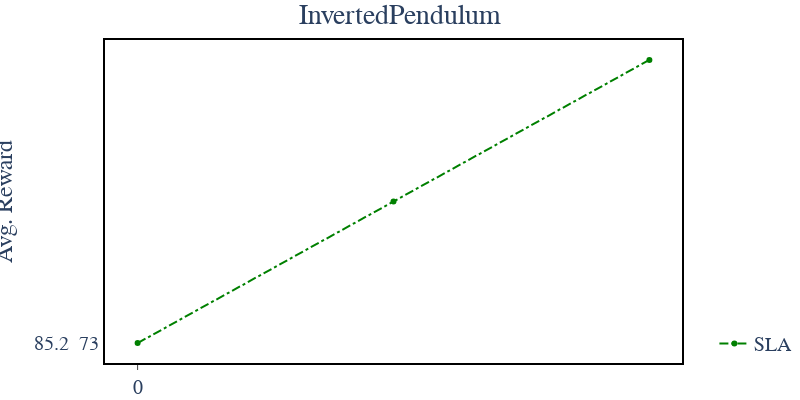

Notebook source saved alongside this figure:
### Code cell
fig = go.Figure()

x = list(i*5000 for i in range(total.shape[0]))

fig.add_trace(go.Scatter(
    x=x, y=lcs,
    line_color='Green',
    name='SLA',
     line=dict(dash='dashdot', width=2)
))


# fig.add_trace(go.Scatter(
#     x=x, y=td3,
#     line_color='Blue',
#     name='TD3',
#     line=dict(width=2)
# ))


fig.update_layout(width=800, height=400,  
                  margin=dict(
        l=2,
        r=2,
        b=2,
        t=40,
        pad=0
    ), 
                  title={
        'text': "InvertedPendulum",
        'y':.99,
        'x':0.5,
        'xanchor': 'center',
        'yanchor': 'top'}
    , 
                  yaxis_title="Avg. Reward", 
                   font_family="Times New Roman",
                title_font_family="Times New Roman",
                  font_size=20,
                  legend=dict(
                        yanchor="bottom",
                        y=0.0,
                        xanchor="right",
                        x=1.2,
                    ), 
                  showlegend=True, plot_bgcolor = "white",
    xaxis = dict(
        tickmode = 'linear',
        tick0 = 0,
        dtick = 200000,
        gridcolor="LightGrey",
        griddash="dash",
        mirror=True,
        ticks='outside',
        showline=True,
        linewidth=2,
        linecolor='black'
        
    ),  yaxis = dict(
        tickmode = 'linear',
        tick0 = 0,
        dtick = 200,
        gridcolor="LightGrey",
         griddash="dash",
                mirror=True,
        ticks='outside',
        showline=True,
        linewidth=2,
        linecolor='black'
    ))

### Figure 1 — Plotly figure (JSON) as saved in the notebook; plotly's stock layout.template omitted (floating-point values rounded to 4 significant figures; data arrays with more than 128 entries replaced by an {"elided": "..."} marker saying what was removed)
{"data": [{"line": {"color": "Green", "dash": "dashdot", "width": 2}, "name": "SLA", "type": "scatter", "x": {"elided": "200 int values"}, "y": {"elided": "10 rows, 1803 float values in total"}}], "layout": {"font": {"family": "Times New Roman", "size": 20}, "height": 400, "legend": {"x": 1.2, "xanchor": "right", "y": 0, "yanchor": "bottom"}, "margin": {"b": 2, "l": 2, "pad": 0, "r": 2, "t": 40}, "plot_bgcolor": "white", "showlegend": true, "title": {"font": {"family": "Times New Roman"}, "text": "InvertedPendulum", "x": 0.5, "xanchor": "center", "y": 0.99, "yanchor": "top"}, "width": 800, "xaxis": {"autorange": true, "dtick": 200000, "gridcolor": "LightGrey", "griddash": "dash", "linecolor": "black", "linewidth": 2, "mirror": true, "range": [-637.0, 10640.0], "showline": true, "tick0": 0, "tickmode": "linear", "ticks": "outside", "type": "linear"}, "yaxis": {"autorange": true, "dtick": 200, "gridcolor": "LightGrey", "griddash": "dash", "linecolor": "black", "linewidth": 2, "mirror": true, "range": [-0.1405, 2.141], "showline": true, "tick0": 0, "tickmode": "linear", "ticks": "outside", "title": {"text": "Avg. Reward"}, "type": "multicategory"}}}
